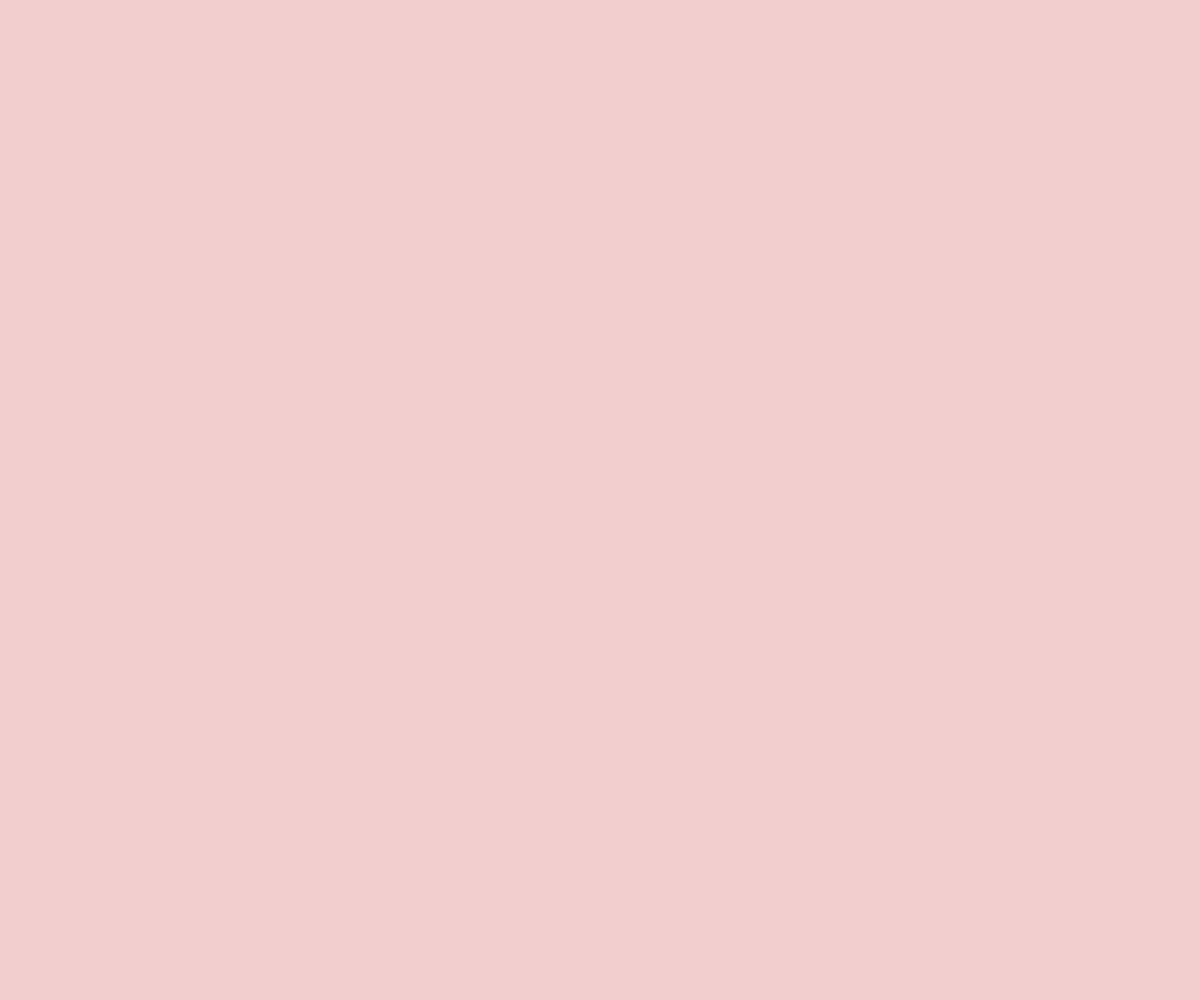
Frame 1 (no input)
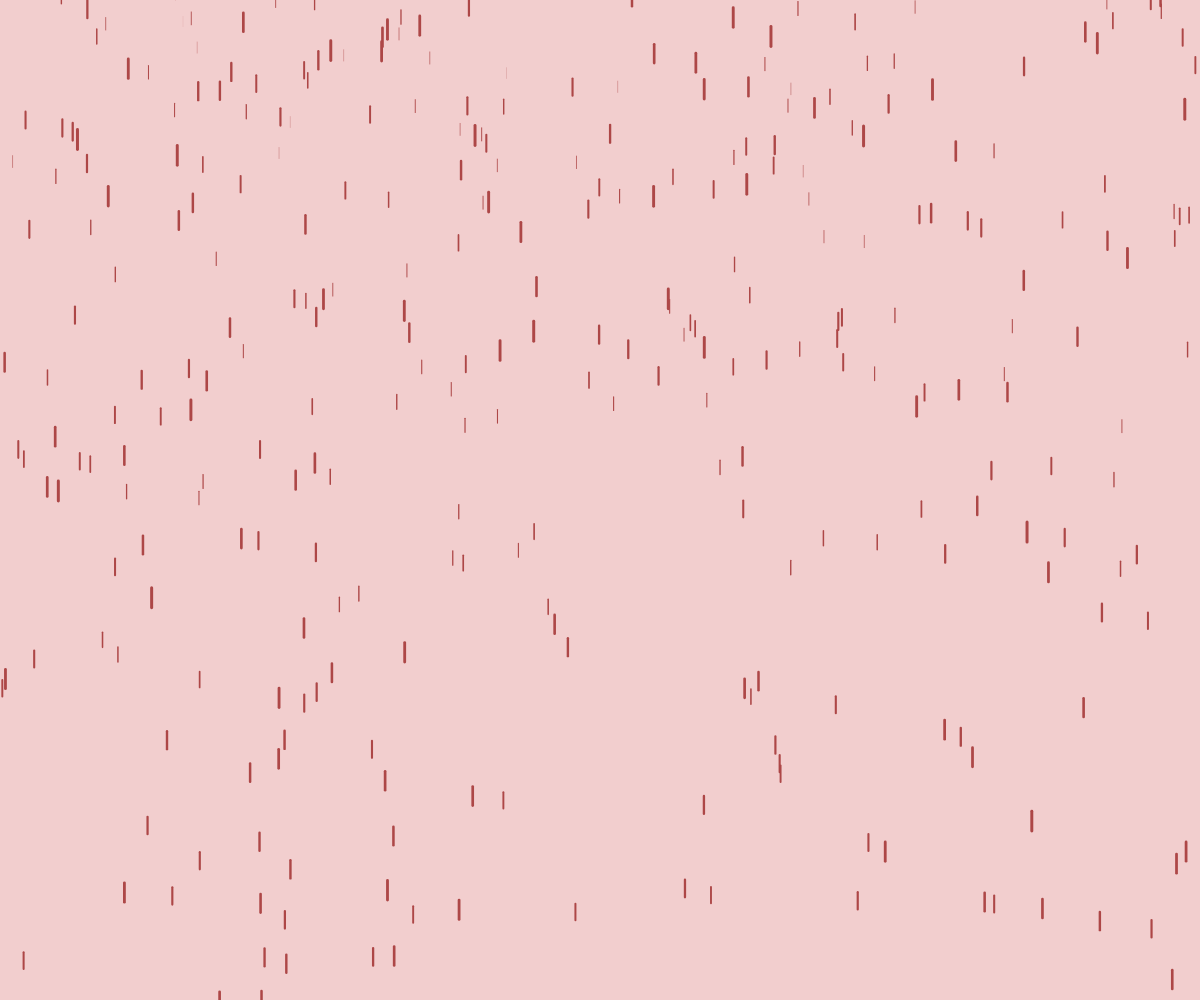
Frame 60 (no input)
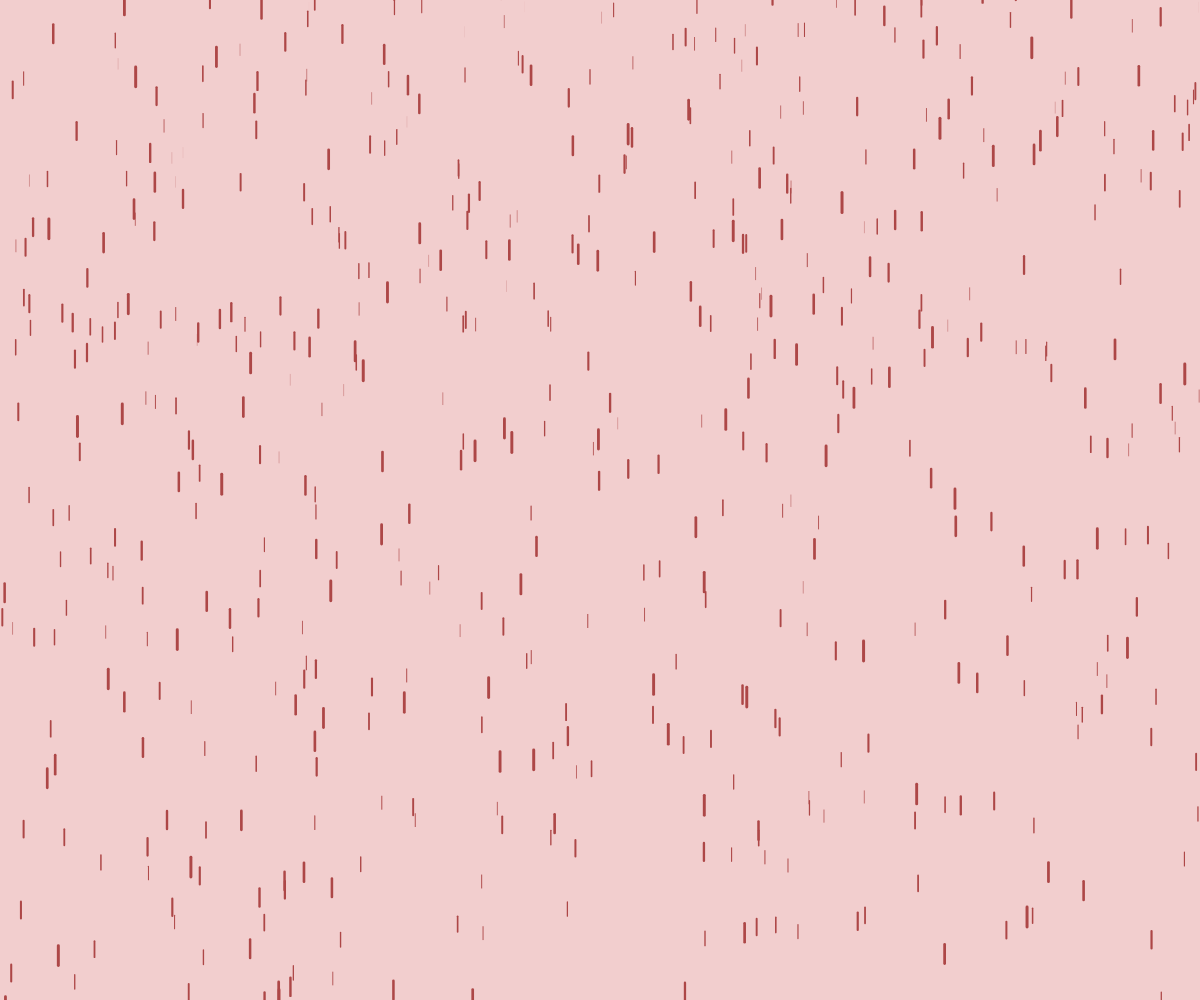
Frame 120 (the mouse pressed at the canvas centre since frame 60)

The p5.js sketch that drew these frames (run headless with seeded random() and noise() and a simulated clock; from frame 60 on, the mouse is pressed at the canvas centre):

// p5.js sketch
// ── sketch.js
let drops = [];

function setup() {
  createCanvas(windowWidth, windowHeight);
  for (var i = 0; i < 800; i++) {
    drops[i] = new Drop();
  }
}

function draw() {
  background(242, 206, 206);
  for (var i = 0; i < drops.length; i++) {
    drops[i].show();
    drops[i].fall();
  }
}

class Drop {
  constructor() {
    this.x = random(width);
    this.y = random(-1800, -50);
    this.z = random(0, 20);
    this.yspeed = map(this.z, 0, 20, 1, 20);
    this.length = map(this.z, 0, 20, 10, 20);
    this.thick = map(this.z, 0, 20, 0, 3);
    this.grav = map(this.z, 0, 20, 0, 0.2);
  }
  fall() {
    this.y = this.y + this.yspeed;
    this.yspeed = this.yspeed + this.grav;
    if (this.y > height) {
      this.y = random(-200, -100);
      this.yspeed = map(this.z, 0, 20, 1, 20);
    }
  }
  show() {
    strokeWeight(this.thick);
    stroke(173, 71, 71);
    line(this.x, this.y, this.x, this.y + this.length);
  }
}
